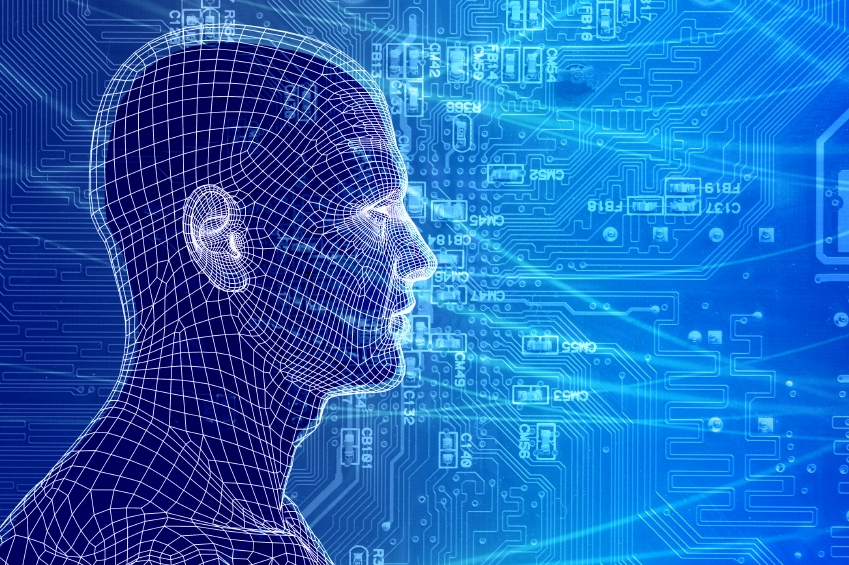
#> input picture 951191.jpg, 849 x 565 px
$ python ex.py
#> lines starting #> are read from the running program, lines starting #| are printed output that depends on the picture
import cv2
# Read image
img = cv2.imread("951191.jpg")
#> img is the input picture: shape (565, 849, 3); mean B, G, R 187.2, 101.7, 31.5
# Resize
resized = cv2.resize(img, (400, 300))
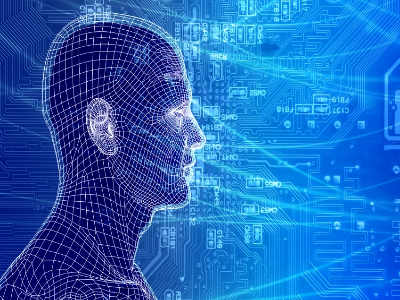
#> resized: shape (300, 400, 3); mean B, G, R 187.1, 101.5, 31.4
# Convert to grayscale
gray = cv2.cvtColor(resized, cv2.COLOR_BGR2GRAY)
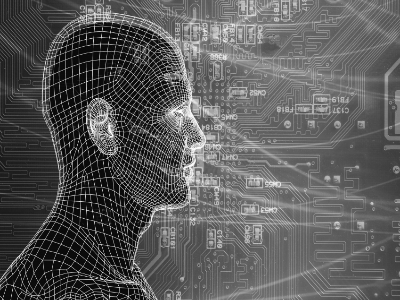
#> gray: shape (300, 400); min 5, max 254, mean 90.3
# Blur
blur = cv2.GaussianBlur(gray, (5,5), 0)
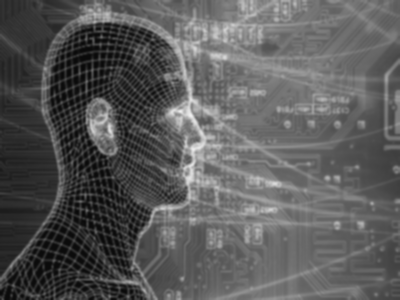
#> blur: shape (300, 400); min 10, max 240, mean 90.3
# Edge detection
edges = cv2.Canny(blur, 100, 200)
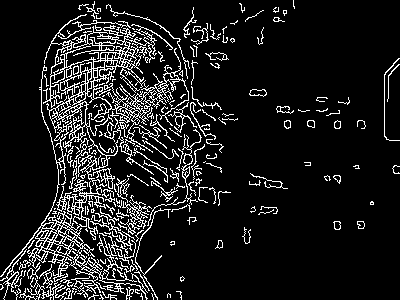
#> edges: shape (300, 400); 11.3% white in thin lines or dots
# Display
cv2.imshow("Original", img)
cv2.imshow("Gray", gray)
cv2.imshow("Edges", edges)
cv2.imshow("Blur", blur)
cv2.imshow("Resized", resized)
cv2.waitKey(0)
cv2.destroyAllWindows()

$ run again, with gradient.JPG copied over 951191.jpg
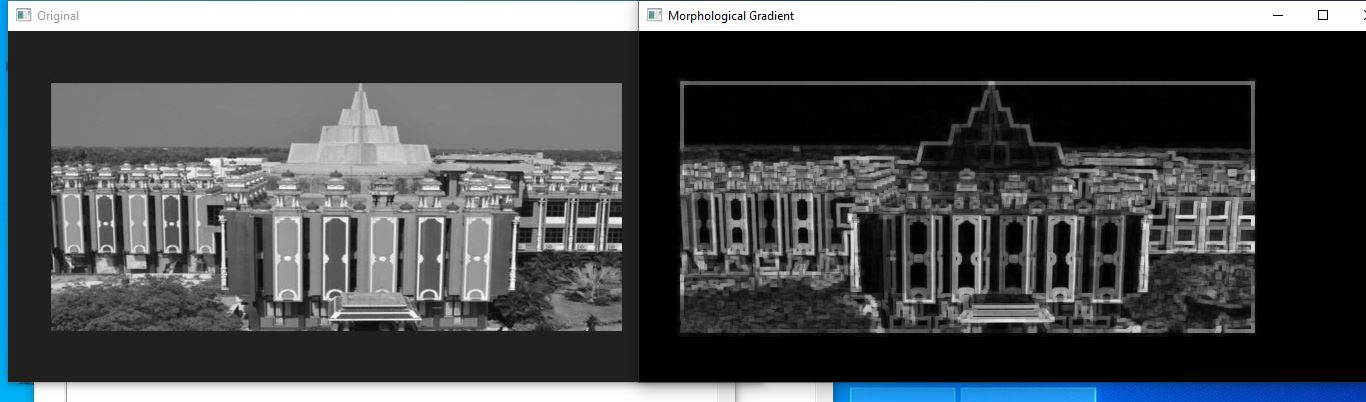
#> input picture gradient.JPG, 1366 x 402 px
#> img is the input picture: shape (402, 1366, 3); mean B, G, R 81.6, 79.2, 76.4
#> `blur = cv2.GaussianBlur(gray, (5,5), 0)`:
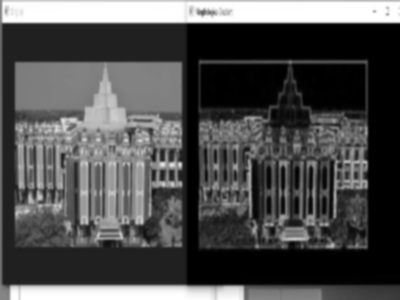
#> blur: shape (300, 400); min 0, max 255, mean 78.5
#> `edges = cv2.Canny(blur, 100, 200)`:
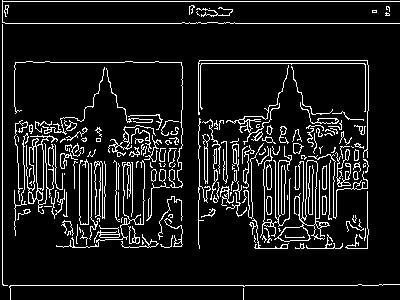
#> edges: shape (300, 400); 9.9% white in thin lines or dots
